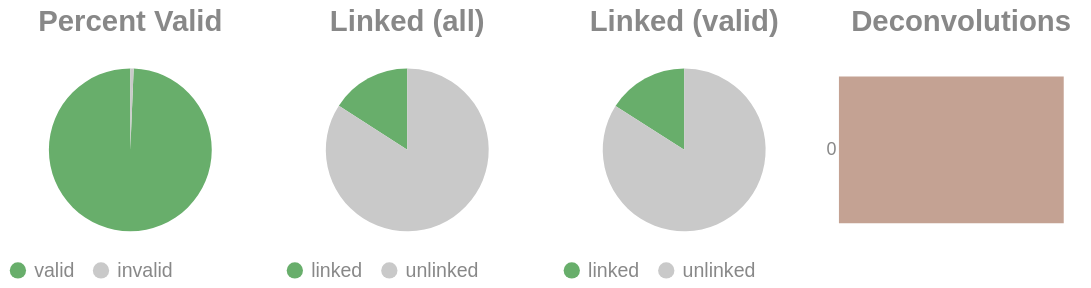

Notebook source saved alongside this figure:
### Code cell
if SKIPLR:
    pass
else:
    clash = Counter()
    for i in valids['molecule'].to_list():
        _mol = i.split("-")
        if len(_mol) == 1:
            clash.update('0')
        else:
            clash.update(_mol[-1])

    _d = {"deconvolutions": [], 'count': []}
    for k,v in clash.items():
        _d['deconvolutions'].append(k)
        _d['count'].append(v)

    tot_valid = valids['reads'].sum()
    mask = valids['reads'] >= 2
    n_linked_reads = valids.filter(mask)['reads'].sum()
    if n_linked_reads == 0:
        print_html("No linked molecules (>=2 reads) were detected; skipping linked-only distributions.")
        SKIPLR = True
    else:
        perc_valid = round(tot_valid / n_reads, 4)
        linked_perc_abs = round(n_linked_reads / n_reads, 4)
        linked_perc = round(n_linked_reads / tot_valid, 4)

    _valid = pl.DataFrame({"valids": ['valid', 'invalid'], "count": [tot_valid, n_reads - tot_valid]})
    _linked_abs = pl.DataFrame({"linked (absolute)": ['linked', 'unlinked'], "count": [n_linked_reads, n_reads - n_linked_reads]})
    _linked_rel = pl.DataFrame({"linked (valids)": ['linked', 'unlinked'], "count": [n_linked_reads, tot_valid - n_linked_reads]})

    (
        alt.hconcat(
            piechart(_valid, goodval = 'valid', title = "Percent Valid"),
            piechart(_linked_abs, goodval = "linked", title =  "Linked (all)"),
            piechart(_linked_rel, goodval = "linked", title =  "Linked (valid)"),
            convolutionbar(pl.DataFrame(_d), title = "Deconvolutions"),
            center = True,
            bounds = 'flush'
        )
        .resolve_scale(color='independent')
        .resolve_legend('independent')
        .properties(usermeta={'embedOptions': {"actions": False}})
    ).display()

### Figure 1 — Vega-Lite specification as saved in the notebook (floating-point values rounded to 4 significant figures)
{"width": "container", "height": 400, "config": {"title": {"anchor": "start", "dy": -15, "fontSize": 18, "color": "#888888", "subtitleColor": "#888888", "subtitleFontSize": 14}, "arc": {"fill": "#0072B2"}, "axis": {"domainColor": "#888888", "domainWidth": 0.5, "gridWidth": 0.2, "grid": false, "titleFontWeight": 400, "titleFontSize": 15, "labelFontSize": 11, "labelColor": "#888888", "tickColor": "#888888", "tickWidth": 0.2, "titleColor": "#888888"}, "axisBand": {"grid": false}, "axisX": {"grid": true, "tickSize": 10, "domainCap": "round"}, "axisY": {"domain": false, "grid": true, "tickSize": 0, "domainCap": "round"}, "background": "transparent", "header": {"labelFontSize": 15, "labelColor": "#888888", "titleFontSize": 15, "titleFontWeight": 600, "titleColor": "#888888"}, "legend": {"labelFont": "sans-serif", "labelFontSize": 12, "labelColor": "#888888", "symbolSize": 100, "symbolType": "circle", "titleFontSize": 12, "titlePadding": 10, "titleColor": "#888888", "title": null}, "range": {"category": ["#E69F00", "#56B4E9", "#009E73", "#F0E442", "#0072B2", "#D55E00", "#CC79A7", "#000000"], "diverging": ["#cfe8f3", "#a2d4ec", "#73bfe2", "#46abdb", "#1696d2", "#12719e"]}, "area": {"fill": "#0072B2", "fillOpacity": 0.7, "line": true, "strokeOpacity": 0.7}, "line": {"color": "#0072B2", "stroke": "#0072B2", "strokeWidth": 2}, "trail": {"color": "#0072B2", "stroke": "#0072B2", "strokeWidth": 0, "size": 1}, "point": {"filled": true, "fillOpacity": 1.0, "size": 95}, "text": {"color": "#888888", "fontSize": 11, "align": "right", "fontWeight": 400, "size": 11}, "bar": {"fill": "#0072B2", "stroke": null}, "view": {"stroke": null, "continuousWidth": 660, "continuousHeight": 400}}, "hconcat": [{"data": {"name": "data-3d8d9a7ac79463af0faaca880c5e9378"}, "mark": {"type": "arc"}, "encoding": {"color": {"field": "valids", "legend": {"orient": "bottom", "title": null}, "scale": {"domain": ["valid", "invalid"], "range": ["#68ae6b", "#C9C9C9"]}, "title": "Valids", "type": "nominal"}, "theta": {"field": "count", "type": "quantitative"}, "tooltip": [{"field": "valids", "title": "Valids", "type": "ordinal"}, {"field": "percent", "format": ".2%", "title": "Percent", "type": "quantitative"}, {"field": "count", "title": "Count", "type": "quantitative"}]}, "height": 100, "title": {"text": "Percent Valid", "align": "center", "anchor": "middle"}, "transform": [{"calculate": "datum.count / 102070", "as": "percent"}], "width": 150}, {"data": {"name": "data-a8d62abd60b3742edc76bcd3ca11a46f"}, "mark": {"type": "arc"}, "encoding": {"color": {"field": "linked (absolute)", "legend": {"orient": "bottom", "title": null}, "scale": {"domain": ["linked", "unlinked"], "range": ["#68ae6b", "#C9C9C9"]}, "title": "Linked (Absolute)", "type": "nominal"}, "theta": {"field": "count", "type": "quantitative"}, "tooltip": [{"field": "linked (absolute)", "title": "Linked (Absolute)", "type": "ordinal"}, {"field": "percent", "format": ".2%", "title": "Percent", "type": "quantitative"}, {"field": "count", "title": "Count", "type": "quantitative"}]}, "height": 100, "title": {"text": "Linked (all)", "align": "center", "anchor": "middle"}, "transform": [{"calculate": "datum.count / 102070", "as": "percent"}], "width": 150}, {"data": {"name": "data-48143ee0847ada60ce03fb2566927f01"}, "mark": {"type": "arc"}, "encoding": {"color": {"field": "linked (valids)", "legend": {"orient": "bottom", "title": null}, "scale": {"domain": ["linked", "unlinked"], "range": ["#68ae6b", "#C9C9C9"]}, "title": "Linked (Valids)", "type": "nominal"}, "theta": {"field": "count", "type": "quantitative"}, "tooltip": [{"field": "linked (valids)", "title": "Linked (Valids)", "type": "ordinal"}, {"field": "percent", "format": ".2%", "title": "Percent", "type": "quantitative"}, {"field": "count", "title": "Count", "type": "quantitative"}]}, "height": 100, "title": {"text": "Linked (valid)", "align": "center", "anchor": "middle"}, "transform": [{"calculate": "datum.count / 101401", "as": "percent"}], "width": 150}, {"data": {"name": "data-683161377448a13c42714c35025bf19b"}, "mark": {"type": "bar"}, "encoding": {"color": {"field": "deconvolutions", "legend": null, "scale": {"scheme": "lightgreyred"}, "type": "nominal"}, "tooltip": [{"field": "deconvolutions", "title": "Deconvolutions", "type": "ordinal"}, {"field": "percent", "format": ".2%", "title": "Percent", "type": "quantitative"}, {"field": "count", "title": "Count", "type": "quantitative"}], "x": {"axis": null, "field": "count", "type": "quantitative"}, "y": {"field": "deconvolutions", "sort": "ascending", "title": null, "type": "nominal"}}, "height": 100, "title": {"text": "Deconvolutions", "align": "center", "anchor": "middle"}, "transform": [{"calculate": "datum.count / 91997", "as": "percent"}], "width": 150}], "bounds": "flush", "center": true, "resolve": {"legend": {"angle": "independent"}, "scale": {"color": "independent"}}, "usermeta": {"embedOptions": {"actions": false}}, "$schema": "https://vega.github.io/schema/vega-lite/v6.1.0.json", "datasets": {"data-3d8d9a7ac79463af0faaca880c5e9378": [{"valids": "valid", "count": 101401}, {"valids": "invalid", "count": 669}], "data-a8d62abd60b3742edc76bcd3ca11a46f": [{"linked (absolute)": "linked", "count": 16192}, {"linked (absolute)": "unlinked", "count": 85878}], "data-48143ee0847ada60ce03fb2566927f01": [{"linked (valids)": "linked", "count": 16192}, {"linked (valids)": "unlinked", "count": 85209}], "data-683161377448a13c42714c35025bf19b": [{"deconvolutions": "0", "count": 91997}]}}
